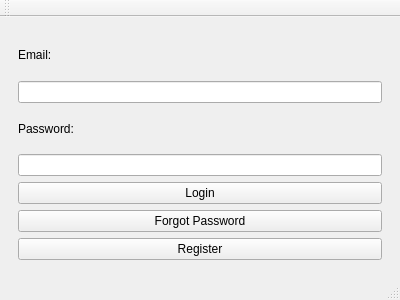
<?xml version="1.0" encoding="UTF-8"?>
<ui version="4.0">
 <class>MainWindow</class>
 <widget class="QMainWindow" name="MainWindow">
  <property name="geometry">
   <rect>
    <x>0</x>
    <y>0</y>
    <width>400</width>
    <height>300</height>
   </rect>
  </property>
  <property name="windowTitle">
   <string>MainWindow</string>
  </property>
  <widget class="QWidget" name="centralwidget">
   <layout class="QVBoxLayout" name="verticalLayout_main">
    <item>
     <widget class="QStackedWidget" name="stackedWidget">
      <widget class="QWidget" name="loginPage">
       <layout class="QVBoxLayout" name="verticalLayout_loginPage">
        <item>
         <widget class="QLabel" name="emailLabel">
          <property name="text">
           <string>Email:</string>
          </property>
         </widget>
        </item>
        <item>
         <widget class="QLineEdit" name="emailLineEdit"/>
        </item>
        <item>
         <widget class="QLabel" name="passwordLabel">
          <property name="text">
           <string>Password:</string>
          </property>
         </widget>
        </item>
        <item>
         <widget class="QLineEdit" name="passwordLineEdit">
          <property name="echoMode">
           <enum>QLineEdit::Password</enum>
          </property>
         </widget>
        </item>
        <item>
         <widget class="QPushButton" name="loginButton">
          <property name="text">
           <string>Login</string>
          </property>
         </widget>
        </item>
        <item>
         <widget class="QPushButton" name="forgotPasswordButton">
          <property name="text">
           <string>Forgot Password</string>
          </property>
         </widget>
        </item>
        <item>
         <widget class="QPushButton" name="registerButton">
          <property name="text">
           <string>Register</string>
          </property>
         </widget>
        </item>
       </layout>
      </widget>
      <widget class="QWidget" name="welcomePage">
       <layout class="QVBoxLayout" name="verticalLayout_welcomePage">
        <item>
         <widget class="QLabel" name="welcomeLabel">
          <property name="text">
           <string>Welcome!</string>
          </property>
         </widget>
        </item>
       </layout>
      </widget>
     </widget>
    </item>
   </layout>
  </widget>
  <widget class="QMenuBar" name="menuBar"/>
  <widget class="QToolBar" name="mainToolBar"/>
  <widget class="QStatusBar" name="statusBar"/>
 </widget>
 <resources/>
 <connections/>
</ui>
